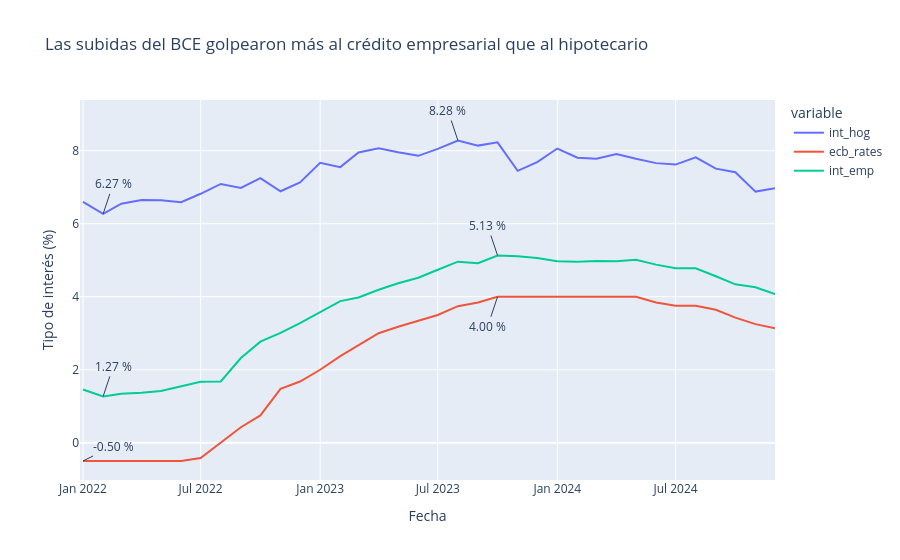

Notebook source saved alongside this figure:
### Markdown cell above
#### Transmisión de la política monetaria al crédito
El primer mecanismo de transmisión de la política monetaria es el tipo de interés aplicado a nuevas operaciones de crédito. Si las subidas del BCE se trasladan rápidamente a hogares y empresas, el encarecimiento del crédito desincentiva el consumo y la inversión, reduciendo la demanda agregada y, con ella, la inflación.

### Code cell
fig = px.line(df.loc[inicio:fin], y=['int_hog', 'ecb_rates', 'int_emp'],
        labels={"value": "Tipo de interés (%)", "TIME_PERIOD": "Fecha"}, title='Las subidas del BCE golpearon más al crédito empresarial que al hipotecario')

fig.add_annotation(x=f_hog_max, y=hog_max, text=f"{hog_max:.2f} %")
fig.add_annotation(x=f_hog_min, y=hog_min, text=f"{hog_min:.2f} %", ax=10)

fig.add_annotation(x=f_emp_max, y=emp_max, text=f"{emp_max:.2f} %")
fig.add_annotation(x=f_emp_min, y=emp_min, text=f"{emp_min:.2f} %", ax=10)

fig.add_annotation(x=f_ecb_max, y=ecb_max, text=f"{ecb_max:.2f} %", ay=30)
fig.add_annotation(x=f_ecb_min, y=ecb_min, text=f"{ecb_min:.2f} %", ax=30, ay=-15)
